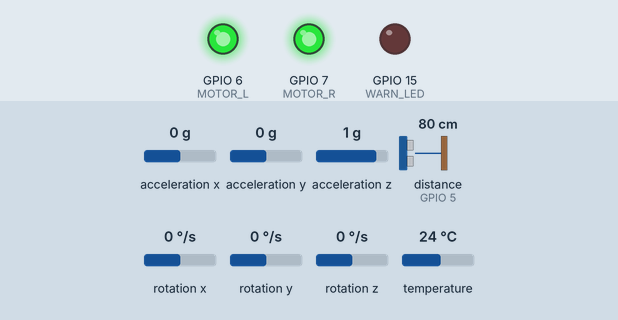
Recording of a sketch running on a simulated ESP32-S3. Parts: output pins drawn as LEDs (lit = HIGH). Wiring (from diagram.json): ultrasonic range finder: trigger GPIO 4; echo GPIO 5. The inputs (shaded band) are chosen by the test bench; at power-on: acceleration x 0 g, distance to the obstacle (sensor on GPIO 5) 80 cm, acceleration y 0 g, acceleration z 1 g, rotation x 0 °/s, rotation y 0 °/s, rotation z 0 °/s, temperature 24 °C. The echo pulse lasts 58.3 µs per cm; pins used as bus, display or sensor lines are not drawn; what the sketch prints to the serial monitor is not drawn.

Above: at 1.2 s.
1.3 s: acceleration x set to -0.4 g
2.8 s: acceleration x set to -0.7 g
At 4.2 s:
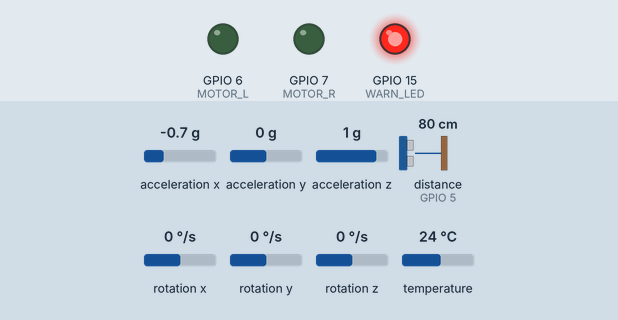
4.5 s: acceleration x set to 0 g
At 5.8 s:
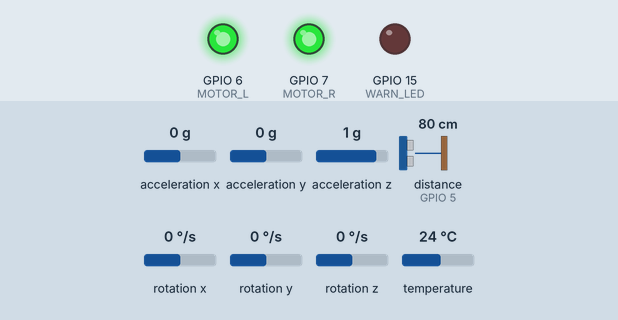
6.1 s: distance to the obstacle (sensor on GPIO 5) set to 21 cm
7.6 s: distance to the obstacle (sensor on GPIO 5) set to 18 cm
At 8.8 s:
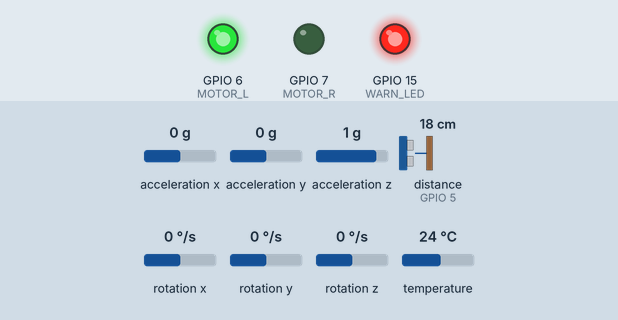
9.1 s: distance to the obstacle (sensor on GPIO 5) set to 35 cm
At 9.7 s:
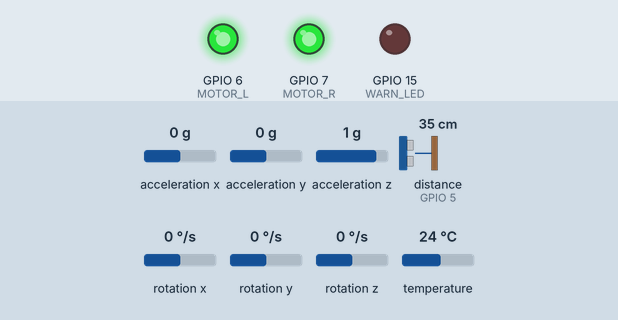
Timing chart, 0 to 11.6 s (numbered marks = the images above; inputs shaded):
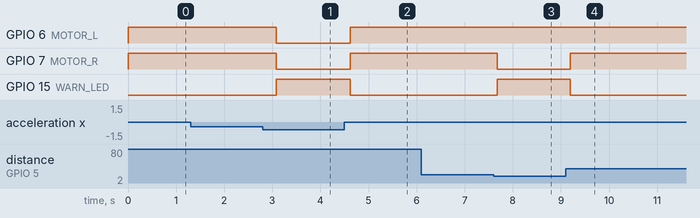

Measured:
- the behaviour switches between -0.5 and -0.6 g on acceleration x (found by bisection; images 0 and 1)
- the behaviour switches between 20 and 19 cm on distance to the obstacle (sensor on GPIO 5) (found by bisection; images 2 and 3)
- after the input at 1.3 s, every drawn part: stays the same
- after the input at 2.8 s, GPIO 6 (MOTOR_L), GPIO 7 (MOTOR_R): HIGH → LOW after 0.28 s; GPIO 15 (WARN_LED): LOW → HIGH after 0.28 s
- after the input at 4.5 s, GPIO 6 (MOTOR_L), GPIO 7 (MOTOR_R): LOW → HIGH after 0.12 s; GPIO 15 (WARN_LED): HIGH → LOW after 0.12 s
- after the input at 6.1 s, every drawn part: stays the same
- after the input at 7.6 s, GPIO 7 (MOTOR_R): HIGH → LOW after 0.08 s; GPIO 15 (WARN_LED): LOW → HIGH after 0.08 s
- after the input at 9.1 s, GPIO 7 (MOTOR_R): LOW → HIGH after 0.10 s; GPIO 15 (WARN_LED): HIGH → LOW after 0.10 s

The sketch:

sketch.ino
```cpp
// RobotCompanion v1 — Wokwi logic test
// Real parts simulated: ESP32-S3, MPU6050 (I2C), HC-SR04.
// LEDs stand in for the PCA9685 -> TB6612 -> motor chain (not in Wokwi's library).
// Pin numbers here are placeholders: re-map to the Guition board's free GPIOs once confirmed.

#include <Wire.h>
#include <Adafruit_MPU6050.h>
#include <Adafruit_Sensor.h>

const int I2C_SDA = 8;
const int I2C_SCL = 9;
const int SONAR_TRIG = 4;
const int SONAR_ECHO = 5;
const int MOTOR_L = 6;
const int MOTOR_R = 7;
const int WARN_LED = 15;

const float OBSTACLE_CM = 20.0;
const float TILT_LIMIT_DEG = 30.0;

Adafruit_MPU6050 imu;

float readDistanceCm() {
  digitalWrite(SONAR_TRIG, LOW);
  delayMicroseconds(2);
  digitalWrite(SONAR_TRIG, HIGH);
  delayMicroseconds(10);
  digitalWrite(SONAR_TRIG, LOW);
  long us = pulseIn(SONAR_ECHO, HIGH, 30000);
  if (us == 0) return 999.0;
  return us / 58.0;
}

float readTiltDeg() {
  sensors_event_t a, g, t;
  imu.getEvent(&a, &g, &t);
  float roll  = atan2(a.acceleration.y, a.acceleration.z) * 180.0 / PI;
  float pitch = atan2(-a.acceleration.x,
                      sqrt(a.acceleration.y * a.acceleration.y + a.acceleration.z * a.acceleration.z)) * 180.0 / PI;
  return max(fabs(roll), fabs(pitch));
}

void setMotors(bool left, bool right) {
  digitalWrite(MOTOR_L, left);
  digitalWrite(MOTOR_R, right);
}

void setup() {
  Serial.begin(115200);
  pinMode(SONAR_TRIG, OUTPUT);
  pinMode(SONAR_ECHO, INPUT);
  pinMode(MOTOR_L, OUTPUT);
  pinMode(MOTOR_R, OUTPUT);
  pinMode(WARN_LED, OUTPUT);

  Wire.begin(I2C_SDA, I2C_SCL);
  if (!imu.begin()) {
    Serial.println("MPU6050 not found — check SDA/SCL wiring");
    while (true) delay(1000);
  }
  Serial.println("Robot brain online");
}

void loop() {
  float dist = readDistanceCm();
  float tilt = readTiltDeg();

  if (tilt > TILT_LIMIT_DEG) {
    setMotors(false, false);
    digitalWrite(WARN_LED, HIGH);
    Serial.printf("TIPPING (%.0f deg) — motors stopped\n", tilt);
  } else if (dist < OBSTACLE_CM) {
    setMotors(true, false);
    digitalWrite(WARN_LED, HIGH);
    Serial.printf("Obstacle at %.0f cm — turning\n", dist);
  } else {
    setMotors(true, true);
    digitalWrite(WARN_LED, LOW);
    Serial.printf("Clear (%.0f cm, tilt %.0f deg) — driving forward\n", dist, tilt);
  }
  delay(300);
}
```
